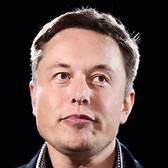
#> input picture model/test_images/elon1.jpg, 168 x 168 px, found by its file name
$ jupyter execute --allow-errors Project2.ipynb   (shell and % lines are left out)
#> lines starting #> are read from the running program, lines starting #| are printed output that depends on the picture; after the words box and inside, x2 and y2 are one past the last pixel; in counts of white or black regions, pixels touching at a corner belong together
[cell 1]
# -*- coding: utf-8 -*-
"""
Created on Thu Mar 10 10:56:24 2022

@author: ShivamSharma
"""

import numpy as np
import cv2
import matplotlib
from matplotlib import pyplot as plt
import pywt


# reading a test image

img=cv2.imread(r'.\model\test_images/elon1.jpg')
#> img is the input picture: shape (168, 168, 3); mean B, G, R 71.6, 75.3, 94.6
img.shape
#(550,700,3)
# 3 represents rgb value

plt.imshow(img)
# convert rgb image into grayscale image

gray=cv2.cvtColor(img, cv2.COLOR_BGR2GRAY)
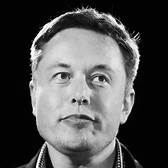
#> gray: shape (168, 168); min 0, max 255, mean 80.6
gray.shape
plt.imshow(gray,cmap='gray')


# https://docs.opencv.org/3.4/d2/d99/tutorial_js_face_detection.html

# above site has readymade API to detect face and eyes so i am just gonna use that

# face detection using haar cascade
# haar cascade uses moving window to detect face and eyes

face_cascade = cv2.CascadeClassifier('./model/opencv/haarcascades/haarcascade_frontalface_default.xml')
eye_cascade = cv2.CascadeClassifier('./model/opencv/haarcascades/haarcascade_eye.xml')

faces = face_cascade.detectMultiScale(gray, 1.3, 5)
#> faces = [[21, 29, 119, 119]]
faces
# [x,y,width,height]


(x,y,w,h)=faces[0]
#> x = 21; y = 29; w = 119; h = 119
face_img=cv2.rectangle(img,(x,y),(x+w,y+h),(255,0,0),2)
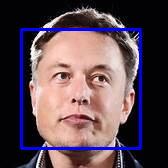
#> face_img: shape (168, 168, 3); mean B, G, R 82.7, 73.5, 92.3
plt.imshow(face_img)

# detect eyes

cv2.destroyAllWindows()
for (x,y,w,h) in faces:
    face_img = cv2.rectangle(img,(x,y),(x+w,y+h),(255,0,0),2)
    roi_gray = gray[y:y+h, x:x+w]
    roi_color = face_img[y:y+h, x:x+w]
    eyes = eye_cascade.detectMultiScale(roi_gray)
    for (ex,ey,ew,eh) in eyes:
        cv2.rectangle(roi_color,(ex,ey),(ex+ew,ey+eh),(0,255,0),2)
#> this loop made 1 pass
#> (x, y, w, h, eyes) on pass 1: (21, 29, 119, 119, [[26, 32, 29, 29], [65, 36, 27, 27]])
#> pass 1, `roi_gray = gray[y:y+h, x:x+w]`:
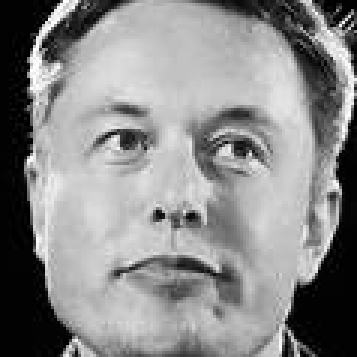
#> roi_gray: shape (119, 119) (shown 3 times larger); min 0, max 255, mean 137.7
#> after the loop:
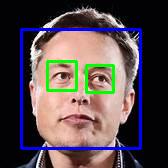
#> img: shape (168, 168, 3); 2.35% of pixels changed, all inside (x1, y1, x2, y2) = (46, 60, 115, 94)
#> after the loop:
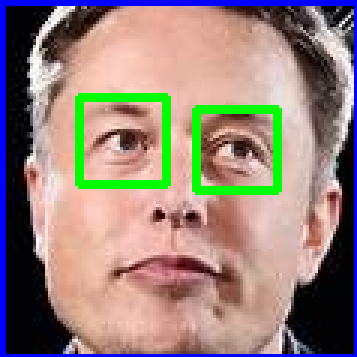
#> roi_color: shape (119, 119, 3) (shown 3 times larger); mean B, G, R 123.5, 130.5, 149.4


plt.figure()
plt.imshow(face_img, cmap='gray')
plt.show()
#> figure, not shown here; B, G, R data is drawn as R, G, B


# plot reason of interest i.e face
plt.imshow(roi_color, cmap='gray')


# create function which takes image as input and return roi as output
def get_cropped_image_if_2_eyes(image_path):
#> called with image_path = './model/test_images/elon1.jpg'
    img = cv2.imread(image_path)
    gray = cv2.cvtColor(img, cv2.COLOR_BGR2GRAY)
    faces = face_cascade.detectMultiScale(gray, 1.3, 5)
#> faces = [[21, 29, 119, 119]]
    for (x,y,w,h) in faces:
        roi_gray = gray[y:y+h, x:x+w]
        roi_color = img[y:y+h, x:x+w]
        eyes = eye_cascade.detectMultiScale(roi_gray)
        if len(eyes) >= 2:
            return roi_color
#> this loop made 1 pass
#> pass 1, in get_cropped_image_if_2_eyes, `roi_color = img[y:y+h, x:x+w]`:
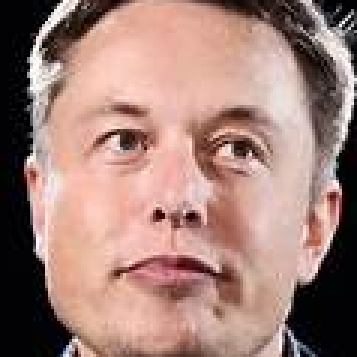
#> roi_color: shape (119, 119, 3) (shown 3 times larger); mean B, G, R 120.4, 128.7, 162.1


# original image
original_image = cv2.imread('./model/test_images/elon1.jpg')
plt.imshow(original_image)

# check the function by passing original image

cropped_image = get_cropped_image_if_2_eyes('./model/test_images/elon1.jpg')
plt.imshow(cropped_image)

# check function for obstructed image
cropped_image_no_2_eyes = get_cropped_image_if_2_eyes('./model/test_images/elon2.jpg')
#> call 2 of get_cropped_image_if_2_eyes, with image_path = './model/test_images/elon2.jpg'
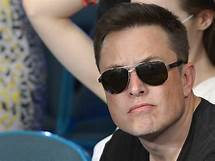
#> input picture model/test_images/elon2.jpg, 215 x 161 px
#> in get_cropped_image_if_2_eyes, img is the input picture: shape (161, 215, 3); mean B, G, R 92.6, 97.1, 106.3
#> in get_cropped_image_if_2_eyes (call 2), `gray = cv2.cvtColor(img, cv2.COLOR_BGR2GRAY)`:
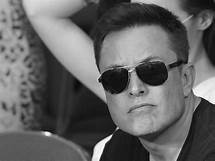
#> gray: shape (161, 215); min 0, max 255, mean 99.4
#> in get_cropped_image_if_2_eyes (call 2), `faces = face_cascade.detectMultiScale(gray, 1.3, 5)`: faces = [[90, 40, 94, 94]]
#> the loop in get_cropped_image_if_2_eyes (call 2), `for (x,y,w,h) in faces:` made 1 pass
#> pass 1, in get_cropped_image_if_2_eyes (call 2), `roi_gray = gray[y:y+h, x:x+w]`:
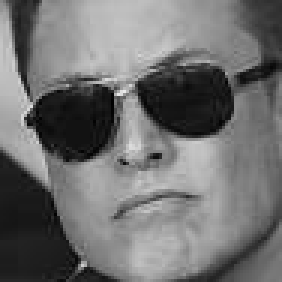
#> roi_gray: shape (94, 94) (shown 3 times larger); min 0, max 234, mean 111.8
#> pass 1, in get_cropped_image_if_2_eyes (call 2), `roi_color = img[y:y+h, x:x+w]`:
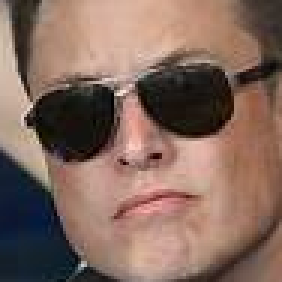
#> roi_color: shape (94, 94, 3) (shown 3 times larger); mean B, G, R 93.9, 105.2, 131.8
cropped_image_no_2_eyes

path_to_data = "./model/dataset/"
path_to_cr_data = "./model/dataset/cropped/"


import os
img_dirs = []
#> (the rest of this cell did not finish here and is left out)
